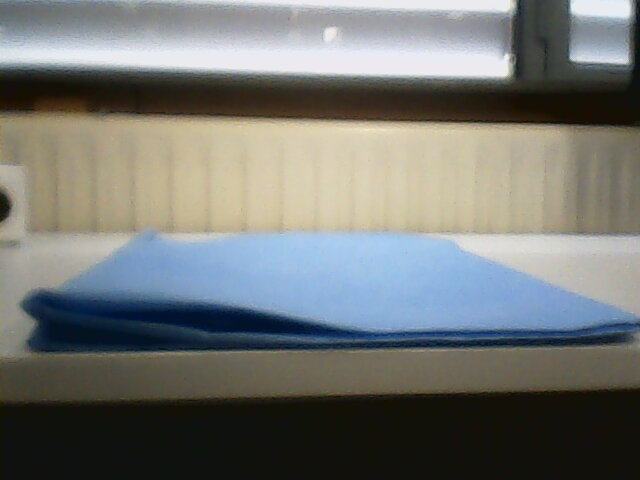
#> input picture 1.jpg, 640 x 480 px, found by its file name
$ python detect_color.py
#> lines starting #> are read from the running program, lines starting #| are printed output that depends on the picture; after the words box and inside, x2 and y2 are one past the last pixel; in counts of white or black regions, pixels touching at a corner belong together; pictures that were not available may be replaced by others from this repository, and a replacement may not be noted
import cv2
import numpy as np
import matplotlib.pyplot as plt
import seaborn as sns; sns.set()  # for plot styling
import numpy as np
import os

path = '/home/oli/robot-code/color-detector/'

for index in range (1,80):

    path1= os.path.join(path, ''.join([str(index), '.jpg']))

    image = cv2.imread(path1)
#> image is the input picture: shape (480, 640, 3); mean B, G, R 114, 117.1, 114.8
    # Convert BGR to HSV
    hsv = cv2.cvtColor(image, cv2.COLOR_BGR2HSV)
#> hsv: shape (480, 640, 3); mean H, S, V 54.1, 69.5, 128.2

    # define blue color range
    light_blue = np.array([30,30,30])
    dark_blue = np.array([255,255,255])

    # Threshold the HSV image to get only blue colors
    mask = cv2.inRange(hsv, light_blue, dark_blue)
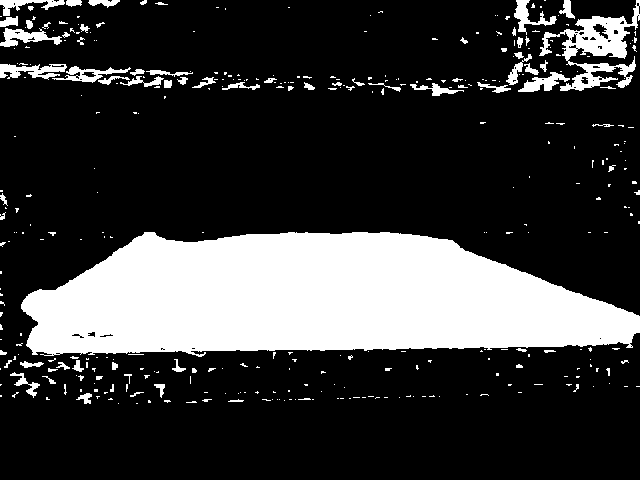
#> mask: shape (480, 640); 22.5% white; 365 white regions (288 under 20 px), largest, box (x1, y1, x2, y2) and area: (21, 232, 640, 357) 57468, (539, 0, 640, 91) 3163, (0, 64, 67, 80) 614

    # Bitwise-AND mask and original image
    output = cv2.bitwise_and(image,image, mask= mask)
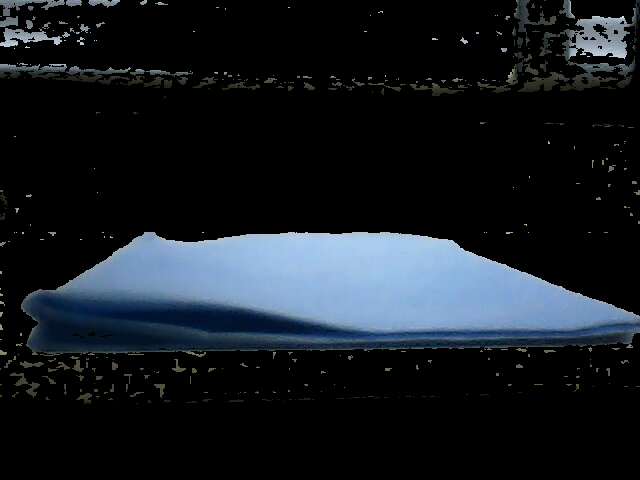
#> output: shape (480, 640, 3); mean B, G, R 33.7, 27.7, 22.1

    cv2.imshow("original image and Color Detected", np.hstack((image,output)))
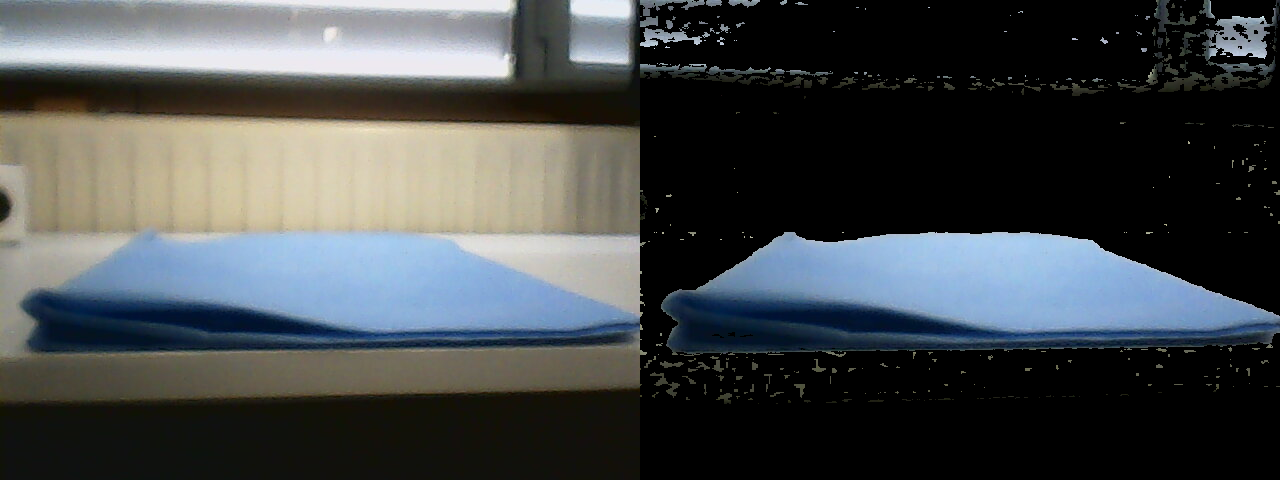
#> window 'original image and Color Detec': shape (480, 1280, 3); mean B, G, R 73.8, 72.4, 68.4
    cv2.imshow("mask", mask)
    cv2.waitKey(0)
    cv2.destroyAllWindows()


    image1 = cv2.imread("/home/oli/robot-code/color-detector/24.jpg")
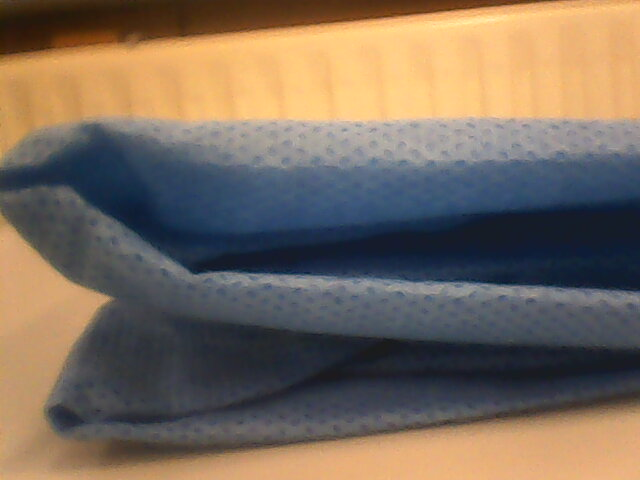
#> input picture 24.jpg, 640 x 480 px, found by its file name
#> image1 is the input picture: shape (480, 640, 3); mean B, G, R 93.3, 107.6, 122.6
    # Convert BGR to HSV
    hsv = cv2.cvtColor(image1, cv2.COLOR_BGR2HSV)
#> hsv: shape (480, 640, 3); mean H, S, V 65.4, 97.4, 135.1

    # define blue color range
    light_blue = np.array([110,50,50])
    dark_blue = np.array([130,255,255])

    # Threshold the HSV image to get only blue colors
    mask = cv2.inRange(hsv, light_blue, dark_blue)
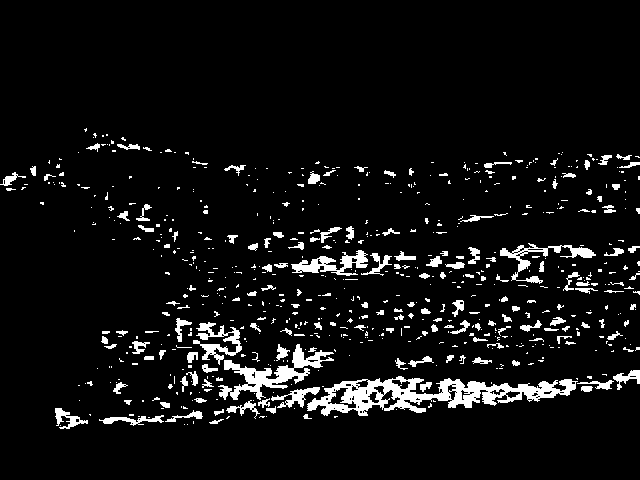
#> mask: shape (480, 640); 6.6% white; 664 white regions (497 under 20 px), largest, box (x1, y1, x2, y2) and area: (307, 376, 578, 416) 4381, (218, 344, 334, 400) 1823, (291, 250, 368, 276) 844

    # Bitwise-AND mask and original image
    output = cv2.bitwise_and(image1,image, mask= mask)
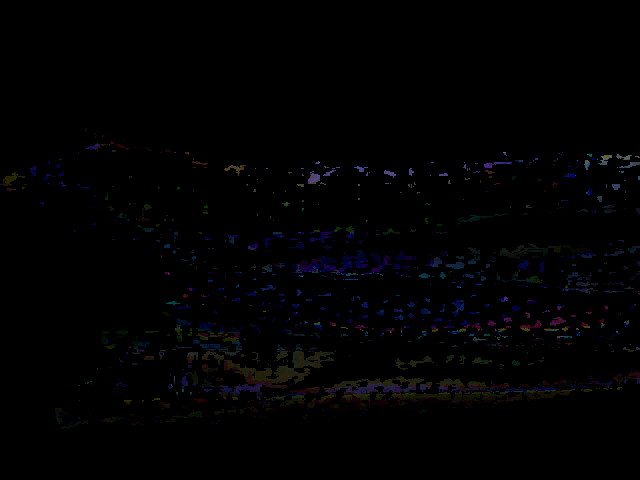
#> output: shape (480, 640, 3); mean B, G, R 2.1, 1.4, 1.4


    cv2.imshow("mask", mask)
    cv2.imshow("original image and Color Detected", np.hstack((image,output)))
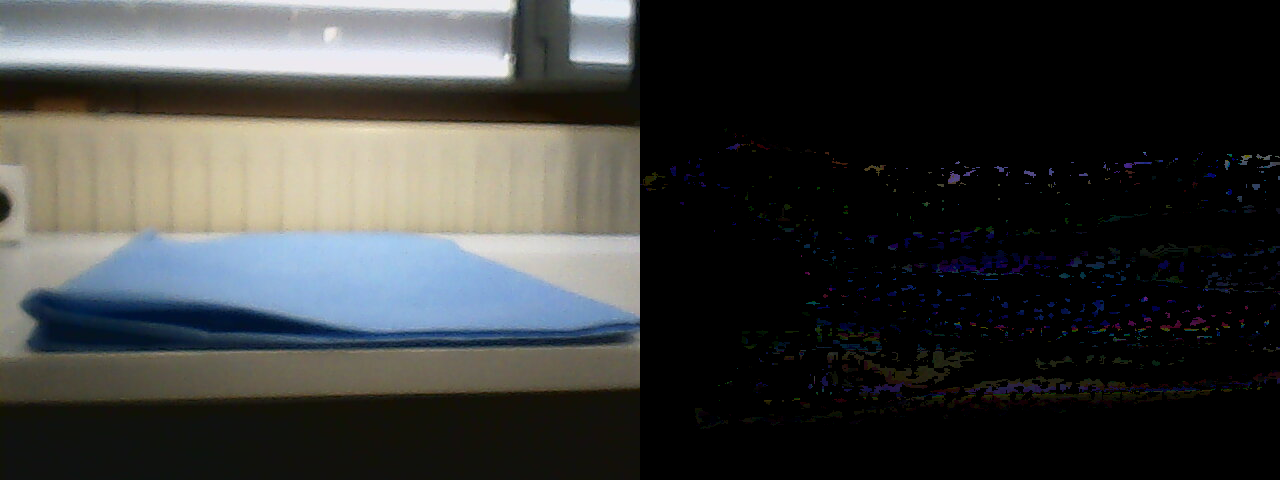
#> window 'original image and Color Detec': shape (480, 1280, 3); mean B, G, R 58, 59.2, 58.1
    cv2.waitKey(0)
    cv2.destroyAllWindows()
#> pass 2 of the loop `for index in range (1,80):`:
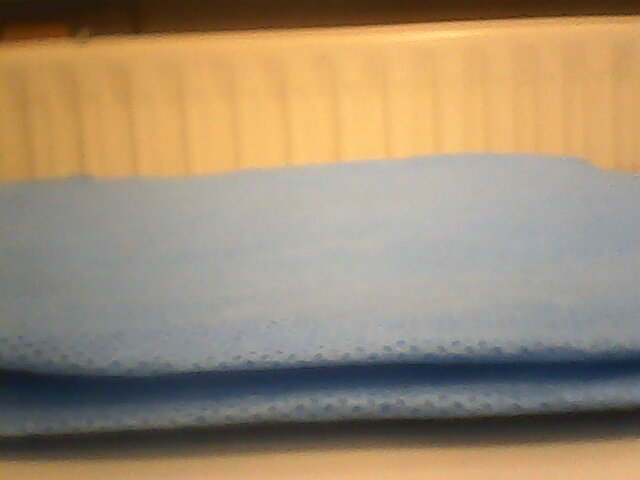
#> input picture 0.jpg, 640 x 480 px, given in place of 2.jpg, which was not available
#> image is the input picture: shape (480, 640, 3); mean B, G, R 114.6, 140.1, 158.6
#> `mask = cv2.inRange(hsv, light_blue, dark_blue)`:
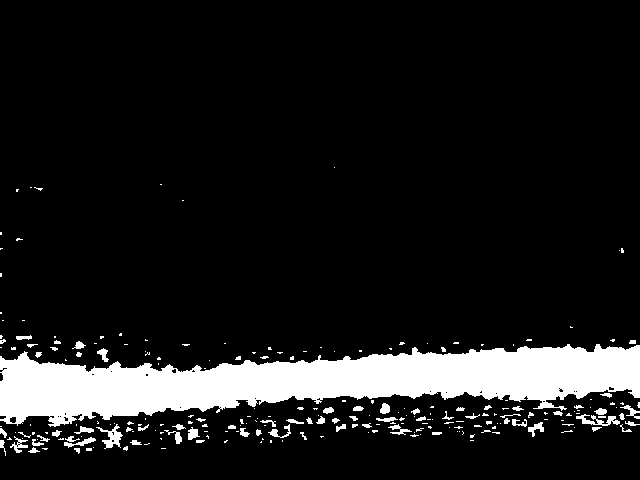
#> mask: shape (480, 640); 11.1% white; 240 white regions (167 under 20 px), largest, box (x1, y1, x2, y2) and area: (0, 344, 640, 427) 29475, (96, 424, 123, 449) 256, (576, 414, 620, 426) 229
#> `cv2.imshow("original image and Color Detected", np.hstack((image,outpu..`:
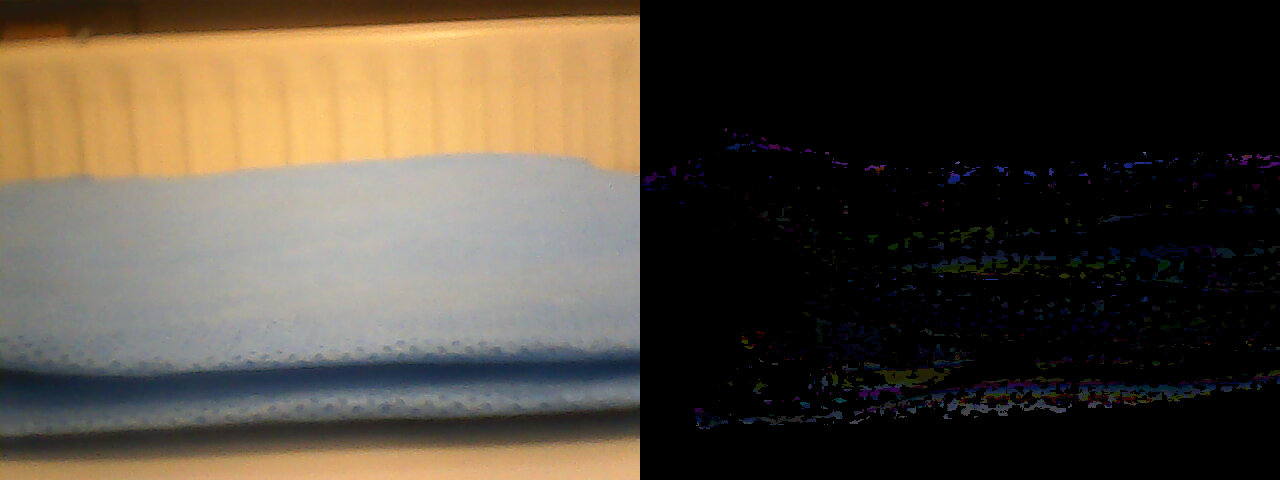
#> window 'original image and Color Detec': shape (480, 1280, 3); mean B, G, R 58.4, 70.8, 80
#> (the run stopped early here; a loop or call above may not have finished)
